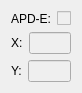
   <widget class="QWidget" name="verticalLayoutWidget_9">
    <property name="geometry">
     <rect>
      <x>1230</x>
      <y>190</y>
      <width>74</width>
      <height>80</height>
     </rect>
    </property>
    <layout class="QVBoxLayout" name="sig2_coord_vl">
     <item>
      <layout class="QHBoxLayout" name="sig2_cb_hl">
       <item>
        <widget class="QLabel" name="label_4">
         <property name="text">
          <string>APD-E:</string>
         </property>
        </widget>
       </item>
       <item>
        <widget class="QCheckBox" name="ensemble_cb_02">
         <property name="enabled">
          <bool>false</bool>
         </property>
         <property name="text">
          <string/>
         </property>
         <property name="checked">
          <bool>false</bool>
         </property>
        </widget>
       </item>
      </layout>
     </item>
     <item>
      <layout class="QHBoxLayout" name="sig2_x_hl">
       <item>
        <widget class="QLabel" name="sig2_x_label">
         <property name="text">
          <string>X:</string>
         </property>
        </widget>
       </item>
       <item>
        <widget class="QLineEdit" name="sig2_x_edit">
         <property name="enabled">
          <bool>false</bool>
         </property>
        </widget>
       </item>
      </layout>
     </item>
     <item>
      <layout class="QHBoxLayout" name="sig2_y_hl">
       <item>
        <widget class="QLabel" name="sig2_y_label">
         <property name="text">
          <string>Y:</string>
         </property>
        </widget>
       </item>
       <item>
        <widget class="QLineEdit" name="sig2_y_edit">
         <property name="enabled">
          <bool>false</bool>
         </property>
        </widget>
       </item>
      </layout>
     </item>
    </layout>
   </widget>
